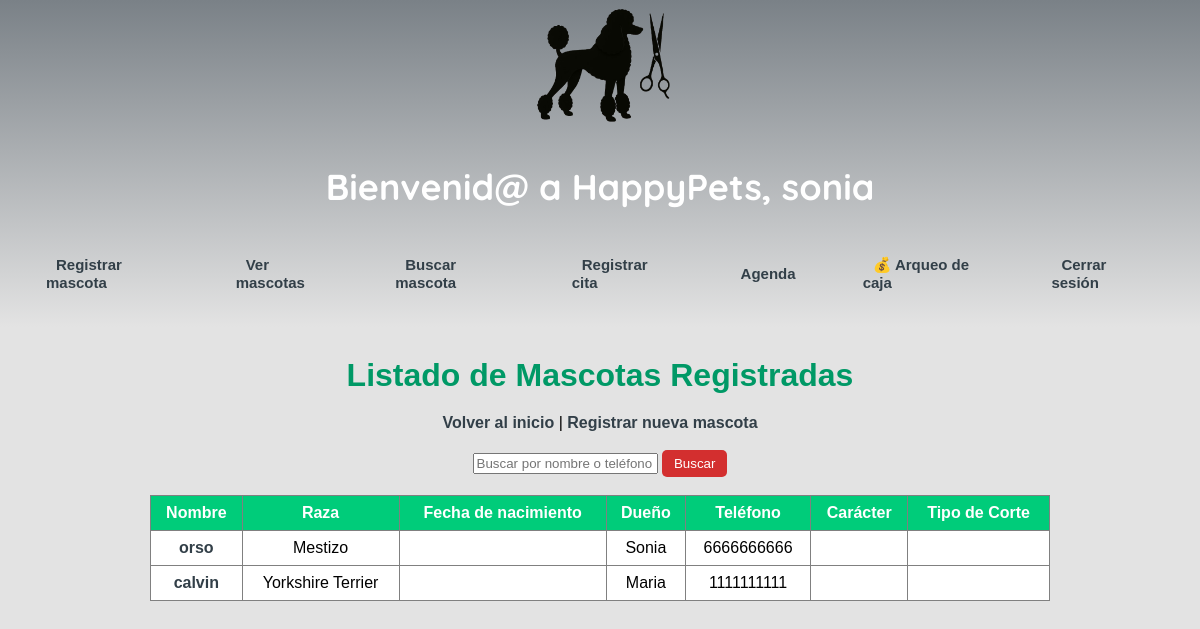
Screenshot of /mascotas (signed in) with the database file from the repository.
### main.py (models this page shows, shortened)
class Usuario(db.Model, UserMixin):
    id = db.Column(db.Integer, primary_key=True)
    nombre_usuario = db.Column(db.String(100), nullable=False, unique=True)
    email = db.Column(db.String(120), nullable=False, unique=True)
    password_hash = db.Column(db.String(128), nullable=False)
    fecha_alta = db.Column(db.DateTime, default=lambda: datetime.now(timezone.utc))
    subscripcion_id = db.Column(db.String(100), nullable=True)
    nombre_empresa = db.Column(db.String(150))
    cif = db.Column(db.String(20))
    telefono = db.Column(db.String(20))
    direccion = db.Column(db.String(200))
    codigo_postal = db.Column(db.String(10))
    token_recuperacion = db.Column(db.String(200), nullable=True)
    def en_periodo_prueba(self):
        ahora = datetime.now(timezone.utc)
        if self.fecha_alta.tzinfo is None:
            fecha_alta = self.fecha_alta.replace(tzinfo=timezone.utc)
        else:
            fecha_alta = self.fecha_alta
        return ahora <= fecha_alta + timedelta(days=30)

class Mascota(db.Model):
    id = db.Column(db.Integer, primary_key=True)
    nombre = db.Column(db.String(100))
    tamano = db.Column(db.String(20))
    raza = db.Column(db.String(100))
    fecha_nacimiento = db.Column(db.Date, nullable=True)
    duenio = db.Column(db.String(100))
    telefono = db.Column(db.String(20))
    caracter = db.Column(db.Text)
    tipo_corte = db.Column(db.String(100))
    tipo_servicio = db.Column(db.String(100))  # baño, corte, etc
    precio = db.Column(db.Float)  # Precio estándar por cita
    foto_antes = db.Column(db.String(200), nullable=True)
    foto_despues = db.Column(db.String(200), nullable=True)
    user_id = db.Column(db.Integer, db.ForeignKey('usuario.id'))
    usuario = db.relationship("Usuario", backref="mascotas")

### main.py (the view)
@app.route("/mascotas")
@login_required
@requiere_suscripcion
def ver_mascotas():
    q = request.args.get("q")
    if q:
        mascotas = Mascota.query.filter(
            (Mascota.nombre.ilike(f"%{q}%")) | (Mascota.telefono.ilike(f"%{q}%"))
        ).all()
    else:
          mascotas = Mascota.query.filter_by(user_id=current_user.id).all()
    return render_template("mascotas.html", mascotas=mascotas)

### main.py (called while the page is built)
def requiere_suscripcion(f):
    @wraps(f)
    def decorated_function(*args, **kwargs):
        if not current_user.en_periodo_prueba():
            flash("🚫 Tu suscripción ha expirado. Renueva para seguir usando la app.")
            return redirect("/pago")
        return f(*args, **kwargs)
    return decorated_function

@login_manager.user_loader
def load_user(user_id):
    return Usuario.query.get(int(user_id))

### templates/mascotas.html
{% extends "base.html" %}
{% block content %}
<h1>Listado de Mascotas Registradas</h1>
<a href="/">Volver al inicio</a> |
<a href="/registrar">Registrar nueva mascota</a>
<br><br>
<form method="GET" action="/mascotas">
    <input type="text" name="q" placeholder="Buscar por nombre o teléfono">
    <button type="submit">Buscar</button>
</form>
<br>
<div style="overflow-x: auto; display: flex; justify-content: center;">
    {% if mascotas %}
    <table border="1" cellpadding="8" style="border-collapse: collapse; min-width: 900px; background-color: white;">
        <tr style="background-color: #00cc7a; color: white;">
            <th>Nombre</th>
            <th>Raza</th>
            <th>Fecha de nacimiento</th>
            <th>Dueño</th>
            <th>Teléfono</th>
            <th>Carácter</th>
            <th>Tipo de Corte</th>
        </tr>
        {% for mascota in mascotas %}
        <tr>
            <td><a href="/ficha/{{ mascota.id }}">{{ mascota.nombre }}</a></td>
            <td>{{ mascota.raza }}</td>
            <td>{{ mascota.edad }}</td>
            <td>{{ mascota.duenio }}</td>
            <td>{{ mascota.telefono }}</td>
            <td>{{ mascota.caracter }}</td>
            <td>{{ mascota.tipo_corte }}</td>
        </tr>
        {% endfor %}
    </table>
    {% else %}
        <p>No hay mascotas registradas.</p>
    {% endif %}
</div>
{% endblock %}

### templates/base.html (shortened to what this page needs)
<!DOCTYPE html>
<html lang="es">
<head>
    <link rel="stylesheet" href="{{ url_for('static', filename='css/dashboard.css') }}">
</head>
<body>
    <header>
        <div class="color-content">
         <div class="header-content">
        <img src="{{ url_for('static', filename='img/caniche.png') }}" alt="Caniche" class="logo-caniche">
        <h1 class="bienvenido">Bienvenid@ a HappyPets, {{ current_user.nombre_usuario }}</h1>
    </div>
<nav class="menu-encabezado">
    <ul class="nav-links" id="navMenu">
        <li><strong><a href="/registrar">Registrar mascota</a></strong></li>
        <li><strong><a href="/mascotas">Ver mascotas</a></strong></li>
        <li><strong><a href="/buscar-mascota">Buscar mascota</a></strong></li>
        <li><strong><a href="/cita">Registrar cita</a></strong></li>
        <li><strong><a href="/agenda">Agenda</a></strong></li>
        <li><strong><a href="/arqueo">💰 Arqueo de caja</a></strong></li>
        <li><strong><a href="/logout">Cerrar sesión</a></strong></li>
    </ul>
</nav>
</div>
    </header>
    <main>
        {% block content %}{% endblock %}
    </main>
</body>
</html>

### static/css/dashboard.css (style rules this page uses)
body { background-color: #e3e3e3; font-family: 'Segoe UI', sans-serif; margin: 0; padding: 0; text-align: center; }
header h1 { margin: 0; }
.bienvenido { font-family: "Quicksand", sans-serif; font-weight: 900; padding: 20px; color: white; font-size: 36px; }
h1 { color: #009966; margin: 30px 0 20px; }
ul { list-style: none; padding: 0; margin: 0; }
li { padding: 12px 16px; margin-bottom: 8px; border-radius: 8px; display: flex; justify-content: space-between; align-items: center; flex-wrap: wrap; text-align: left; }
a { color: #323f48; text-decoration: none; font-weight: bold; }
button { background-color: #d32f2f; color: white; border: none; padding: 6px 12px; border-radius: 5px; cursor: pointer; }

### templates/base.html (style rules this page uses)
body { margin: 0; font-family: Arial, sans-serif; text-align: center; }
header { background: linear-gradient(to bottom, #7a8187, #e3e3e3); }
.menu-encabezado { display: flex; justify-content: space-between; align-items: center; padding: 15px 30px; font-family: Arial, sans-serif; }
.nav-links { display: flex; gap: 25px; list-style: none; margin: 0; padding: 0; color: #343c4a; }
.nav-links li a { text-decoration: none; font-weight: bold; padding: 6px 10px; border: none; border-radius: 0; background: none; transition: all 0.3s ease; font-size: 15px; }
.logo-caniche { height: 140px; width: auto; }

### rows the page displays
Usuario: nombre_usuario "sonia"
Mascota: nombre "orso", raza "Mestizo", duenio "Sonia", telefono "6666666666"
Mascota: nombre "calvin", raza "Yorkshire Terrier", duenio "Maria", telefono "1111111111"
